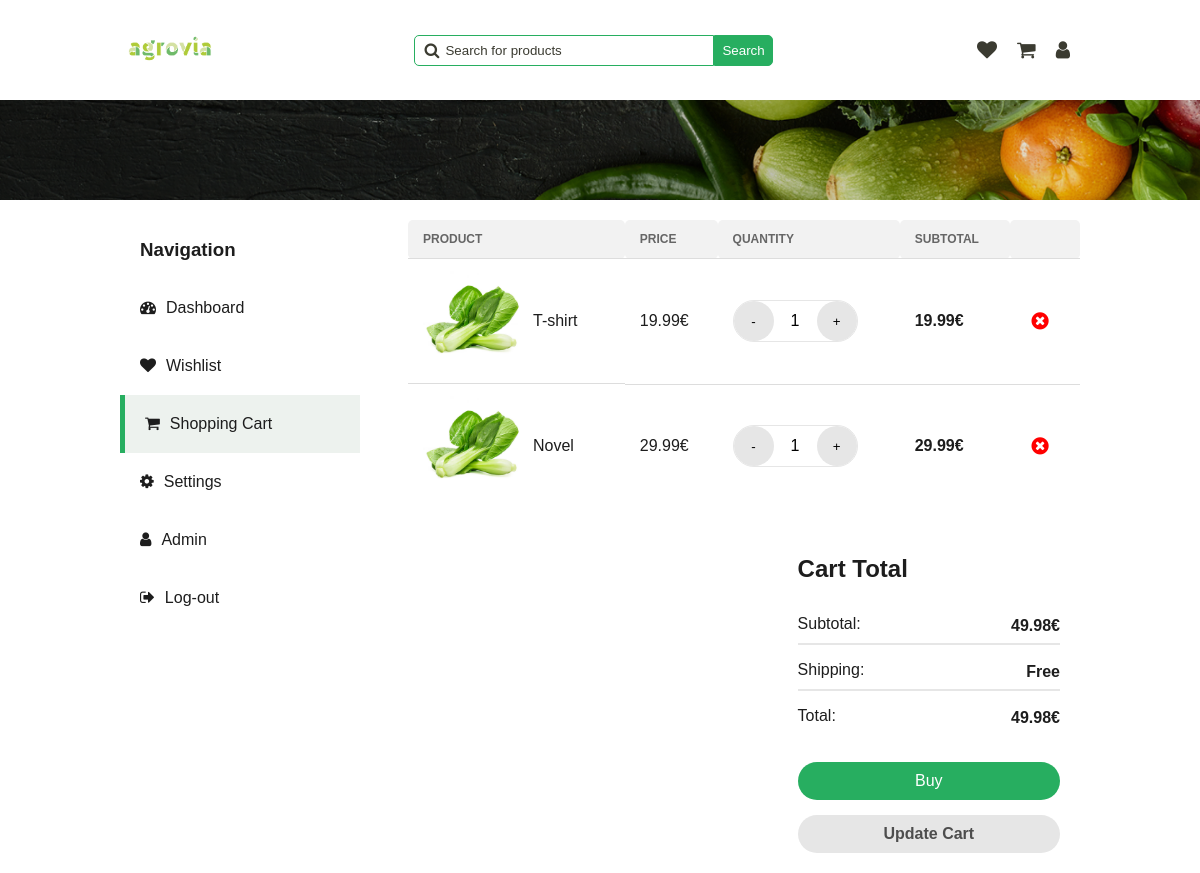
/pages/shopping-cart.php (signed in), run on an earlier commit of the app's database.
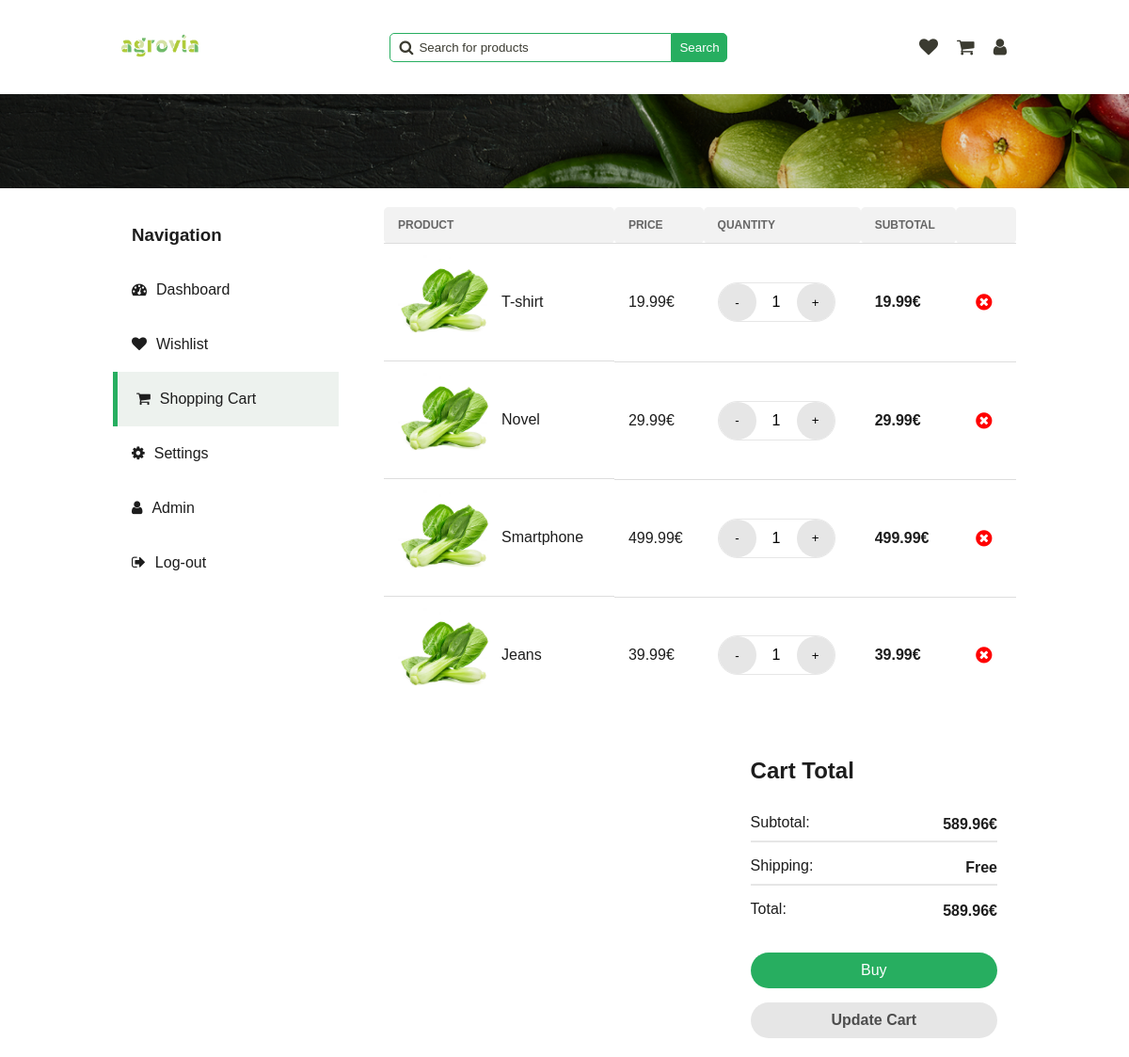
And on a later commit of the database.
### tables this page shows
CREATE TABLE UserSaved (
  id INTEGER PRIMARY KEY,
  user_id INTEGER,
  announce_id INTEGER,
  quantity_selected INTEGER,
  is_in_cart BOOLEAN,
  is_in_favourite BOOLEAN,
  FOREIGN KEY (user_id) REFERENCES User(id),
  FOREIGN KEY (announce_id) REFERENCES Announce(id)
);

CREATE TABLE Announce (
  id INTEGER PRIMARY KEY,
  id_category INTEGER,
  image TEXT,
  title TEXT,
  description TEXT,
  price FLOAT,
  quantity INTEGER,
  rating INTEGER,
  out_of_stock BOOLEAN,
  FOREIGN KEY (id_category) REFERENCES Category(id)
);

### php/user.php (called while the page is built, shortened)
<?php
require '../php/pdo.php';
function get_user_by_id($id_user)
{
    global $pdo;
    $query = "SELECT * FROM User WHERE id = :id_user";
    $stmt = $pdo->prepare($query);
    $stmt->bindParam(':id_user', $id_user);
    $stmt->execute();
    $user = $stmt->fetch(PDO::FETCH_ASSOC);
    return $user;
}

### php/announce.php (called while the page is built, shortened)
<?php
require '../php/pdo.php';
function get_shopping_cart_by_user_id($user_id)
{
    global $pdo;
    $query = "SELECT Announce.*, UserSaved.quantity_selected
              FROM Announce
              JOIN UserSaved ON Announce.id = UserSaved.announce_id
              WHERE UserSaved.user_id = :user_id AND UserSaved.is_in_cart = 1
             ";
    $stmt = $pdo->prepare($query);
    $stmt->bindParam(':user_id', $user_id);
    $stmt->execute();
    $shopping_cart = $stmt->fetchAll(PDO::FETCH_ASSOC);
    return $shopping_cart;
}
?>

### pages/shopping-cart.php (the view, shortened to what this page needs)
<!DOCTYPE html>
<html lang="en">
<head>
    <link rel="stylesheet" href="../styles/dashboard.css" onload="load_theme()">
    <link rel="stylesheet" href="../styles/main-header.css">
    <link rel="stylesheet" href="../styles/shopping-cart.css">
    <link rel="stylesheet" href="../styles/wishlist.css">
    <link rel="stylesheet" href="https://cdnjs.cloudflare.com/ajax/libs/font-awesome/4.7.0/css/font-awesome.min.css">
</head>
<body>
    <header>
        <a href="../pages/home.php"><img src="../assets/logo/agrovia-green.png" alt="logo"></a>
        <div class="search-bar">
            <span>
                <i class="fa fa-search"></i>
                <input type="text" name="search" id="search" placeholder="Search for products"
                    onkeydown="if(event.keyCode === 13) search()">
            </span>
            <button onclick="search()">Search</button>
        </div>
        <div class="user">
            <a href="../pages/user/wishlist.html">
                <i class="fa fa-heart"></i>
            </a>
            <a href="../pages/user/cart.html">
                <i class="fa fa-shopping-cart"></i>
            </a>
            <a href="../pages/dashboard.php">
                <i class="fa fa-user"></i>
            </a>
        </div>
    </header>
    <div class="separator-background"></div>
    <?php
    require "../php/user.php";
    require "../php/announce.php";
    $user = get_user_by_id($_SESSION['user_id']);
    $shopping_cart_announce = get_shopping_cart_by_user_id($_SESSION['user_id']);
    $total_price = 0;
    ?>
    <div class="main-container">
        <section class="navigation">
            <h3>Navigation</h3>
            <a href="../pages/dashboard.php">
                <i class="fa fa-tachometer" aria-hidden="true"></i>
                <span>Dashboard</span>
            </a>
            <a href="../pages/wishlist.php">
                <i class="fa fa-heart"></i>
                <span>Wishlist</span>
            </a>
            <a href="../pages/shopping-cart.php" class="active">
                <i class="fa fa-shopping-cart"></i>
                <span>Shopping Cart</span>
            </a>
            <a href="../pages/settings.php">
                <i class="fa fa-gear"></i>
                <span>Settings</span>
            </a>
            <?php
            if ($user['is_admin']) {
                echo '<a href="../pages/admin.php"><i class="fa fa-user"></i><span>Admin</span></a>';
            }
            ?>
            <a href="../php/log-out.php">
                <i class="fa fa-sign-out"></i>
                Log-out
            </a>
        </section>
        <section class="tab-content shopping-cart-section">
            <table>
                <tr>
                    <th>Product</th>
                    <th>Price</th>
                    <th>Quantity</th>
                    <th>Subtotal</th>
                    <th></th>
                </tr>
                <?php foreach ($shopping_cart_announce as $item): ?>
                    <tr id="wishlist-item-<?php echo $item['id']; ?>">
                        <td class="product">
                            <img src="<?php echo $item['image']; ?>" alt="product">
                            <span><?php echo $item['title']; ?></span>
                        </td>
                        <td id="price-<?php echo $item['id']; ?>">
                            <?php echo $item['price']; ?>€
                        </td>
                        <td class="stock-status">
                            <span>
                                <div class="manage-quantity">
                                    <button class="increment" onclick="decrement(<?php echo $item['id']; ?>)">-</button>
                                    <span
                                        id="count-<?php echo $item['id']; ?>"><?php echo $item['quantity_selected']; ?></span>
                                    <button class="decrement" onclick="increment(<?php echo $item['id']; ?>)">+</button>
                                </div>
                            </span>
                        </td>
                        <td>
                            <strong class="subtotal" id="subtotal-<?php echo $item['id']; ?>">
                                <?php echo $item['price'] * $item['quantity_selected']; ?>€
                            </strong>
                        </td>
                        <td>
                            <button class="delete-btn" onclick="delete_wishlist_item(<?php echo $item['id']; ?>)">
                                <i class="fa fa-times-circle" aria-hidden="true"></i>
                            </button>
                        </td>
                    </tr>
                    <?php
                    $total_price += $item['price'] * $item['quantity_selected'];
                endforeach;
                ?>
            </table>
            <section class="total">
                <h3>Cart Total</h3>
                <span class="subtotal-price">
                    Subtotal: <span class="total-price"><?php echo $total_price; ?>€</span>
                </span>
                <hr>
                <span class="shipping-price">
                    Shipping: <span>Free</span>
                </span>
                <hr>
                <span>
                    Total: <span class="total-price"><?php echo $total_price; ?>€</span>
                </span>
                <button class="buy" onclick="">Buy</button>
                <button class="update" id="update-cart" onclick="update_cart();">Update Cart</button>
            </section>
        </section>
    </div>
</body>
</html>

### styles/dashboard.css (style rules this page uses)
.main-container { margin-top: 120px; display: flex; justify-content: space-between; }
.main-container .navigation { display: flex; justify-content: flex-start; flex-direction: column; background-color: var(--white); width: 25%; border-radius: 5px; height: max-content; }
.main-container .navigation h3 { color: var(--dark); padding: 0px 20px 0 20px; }
.main-container .navigation a { padding: 20px; display: flex; justify-content: flex-start; text-decoration: none; color: var(--dark); }
.main-container .navigation a.active { background-color: var(--light-hover-green); border-left: 5px solid var(--secondary); }
.main-container .navigation a i { margin-right: 10px; }
.tab-content { padding: 20px; width: 70%; background-color: var(--white); border-radius: 5px; }

### styles/main-header.css (style rules this page uses)
header { display: flex; justify-content: space-between; align-items: center; }
header a img { width: 100px; }
header .search-bar { display: flex; align-items: center; }
header .search-bar span { display: flex; align-items: center; position: relative; }
header .search-bar span i { position: absolute; left: 10px; color: var(--text); }
header .search-bar span input { padding: 7px; border: 1px solid var(--secondary); border-radius: 5px 0 0 5px; padding-left: 30px; min-width: 300px; }
header .search-bar span input::placeholder { color: var(--text); position: absolute; left: 30px; }
header .search-bar button { padding: 7px; border-radius: 0 5px 5px 0; background-color: var(--secondary); color: var(--white); border: 1px solid var(--secondary); cursor: pointer; }
header .user { display: flex; align-items: center; }
header .user a { text-decoration: none; padding: 10px; }
header .user a i { font-size: 20px; color: var(--text); }
.separator-background { background-image: url("../../assets/backgrounds/separator-background.png"); background-size: cover; background-position: center; background-repeat: no-repeat; width: 100%; height: 100px; position: absolute; left: 0; }

### styles/shopping-cart.css (style rules this page uses)
.tab-content { background-color: transparent; width: 70%; padding: 0; display: flex; align-items: flex-end; flex-direction: column; }
.tab-content table { border-radius: 5px; border: none; width: 100%; border-collapse: collapse; background-color: var(--white); margin-bottom: 22px; }
table tr th { border-radius: 5px; }
table tr:last-child td { border-bottom: none; }
.manage-quantity { display: flex; align-items: center; justify-content: space-between; background-color: var(--white); border-radius: 35px; width: 125px; border: 1px solid var(--light-stroke); }
.manage-quantity button { padding: 12px; width: 40px; height: 40px; border-radius: 50%; border: none; cursor: pointer; background-color: var(--light-stroke); }
.manage-quantity span { width: 25px; text-align: center; border: none; background-color: transparent; color: black; }
.total { display: flex; flex-direction: column; background: white; height: fit-content; padding: 20px; border-radius: 5px; color: var(--dark); width: 45%; }
.total h3 { font-size: 1.5rem; margin-top: 5px; }
.total hr { border: 1px solid var(--light-stroke); width: 100%; }
.total span { display: flex; justify-content: space-between; margin-top: 5px; align-items: center; }
.total span > span { font-weight: 700; }
.total .buy, .total .update { padding: 10px 20px; font-size: 1rem; background-color: var(--secondary); color: white; border: none; border-radius: 50px; cursor: pointer; transition: background-color 0.3s ease; width: 100%; margin-top: 35px; }
.total .update { margin-top: 15px; background-color: var(--light-stroke); color: #4d4d4d; font-weight: 700; }

What changed in the data, as far as the page shows it:
added usersaved: announce.image (picture), announce.title "Smartphone", announce.price "499.99", quantity_selected "1", $item['price']*$item['quantity_selected'] "499.99"
added usersaved: announce.image (picture), announce.title "Jeans", announce.price "39.99", quantity_selected "1", $item['price']*$item['quantity_selected'] "39.99"
Also different on the page:
$total_price: "49.98" → "589.96"
